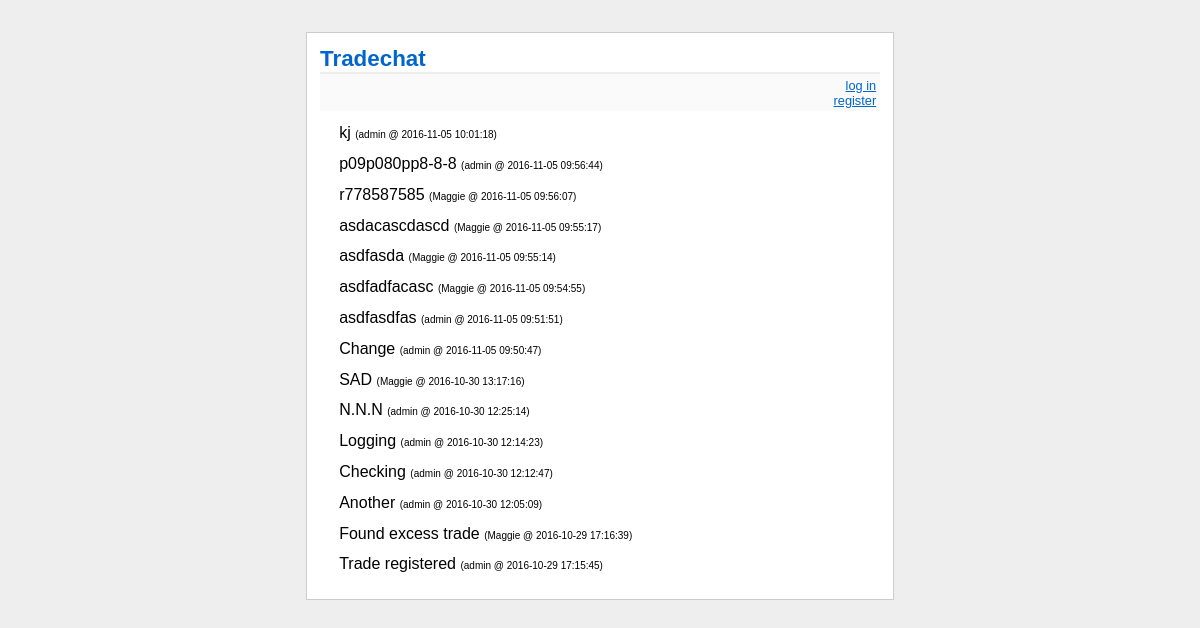
The page / on the database its author committed.
### tables this page shows
CREATE TABLE comments (
  id integer primary key autoincrement,
  comment text not null,
  user text not null,
  time text not null
);

### tradechat.py (the view)
@app.route('/')
def show_entries():
    db = get_db()
    query = "select comment,user,time from comments order by id desc"
    cursor = db.execute(query)
    comments = cursor.fetchall()
    logging.debug("Entries should showed successfully")
    return render_template('show_entries.html', comments=comments)

### tradechat.py (called while the page is built)
def connect_db():
    rv = sqlite3.connect(app.config['DATABASE'])
    rv.row_factory = sqlite3.Row  #TODO: What does this mean
    logging.debug('Database Connection Successful')
    return rv

def get_db():
    if not hasattr(g, 'sqlite_db'):
        g.sqlite_db = connect_db()
    return g.sqlite_db

### templates/show_entries.html (shortened to what this page needs)
{% extends "layout.html" %}
{% block body %}
    <ul class=comments>
        {% for comment in comments %}
            <li>{{ comment.comment|safe }}
            <font size="-2">({{ comment.user }} @ {{ comment.time }})</font>
        {% else %}
            <li><em>No comments so far.</em>
        {% endfor %}
    </ul>
{% endblock %}

### templates/layout.html (shortened to what this page needs)
<!doctype html>
<link rel=stylesheet type=text/css
    href="{{ url_for('static', filename='style.css') }}">
<div class=page>
    <h1>Tradechat</h1>
    <div class=metanav>
    {% if not session.logged_in %}
        <a href="{{ url_for('login') }}">log in</a><br>
        <a href="{{ url_for('register') }}">register</a>
    {% else %}
        <a href="{{ url_for('logout') }}">log out</a>
    {% endif %}
    </div>
    {% block body %}{% endblock %}
</div>

### static/style.css (style rules this page uses)
a, h1, h2 { color: #0066cc; }
h1, h2 { font-family: ‘Helvetica’, sans-serif; margin: 0; }
h1 { font-size: 1.4em; border-bottom: 2px solid #eee; }
.page { margin: 2em auto; width: 35em; border: 1px solid #ccc; padding: 0.8em; background: white; }
.comments { list-style: none; margin: 0; padding: 0; }
.comments li { margin: 0.8em 1.2em; }
.metanav { text-align: right; font-size: 0.8em; padding: 0.3em; margin-bottom: 1em; background: #fafafa; }

### rows shown on the page
comments: comment "kj", user "admin", time "2016-11-05 10:01:18"
comments: comment "p09p080pp8-8-8", user "admin", time "2016-11-05 09:56:44"
comments: comment "r778587585", user "Maggie", time "2016-11-05 09:56:07"
comments: comment "asdacascdascd", user "Maggie", time "2016-11-05 09:55:17"
comments: comment "asdfasda", user "Maggie", time "2016-11-05 09:55:14"
comments: comment "asdfadfacasc", user "Maggie", time "2016-11-05 09:54:55"
comments: comment "asdfasdfas", user "admin", time "2016-11-05 09:51:51"
comments: comment "Change", user "admin", time "2016-11-05 09:50:47"
comments: comment "SAD", user "Maggie", time "2016-10-30 13:17:16"
comments: comment "N.N.N", user "admin", time "2016-10-30 12:25:14"
comments: comment "Logging", user "admin", time "2016-10-30 12:14:23"
comments: comment "Checking", user "admin", time "2016-10-30 12:12:47"
comments: comment "Another", user "admin", time "2016-10-30 12:05:09"
comments: comment "Found excess trade", user "Maggie", time "2016-10-29 17:16:39"
comments: comment "Trade registered", user "admin", time "2016-10-29 17:15:45"
